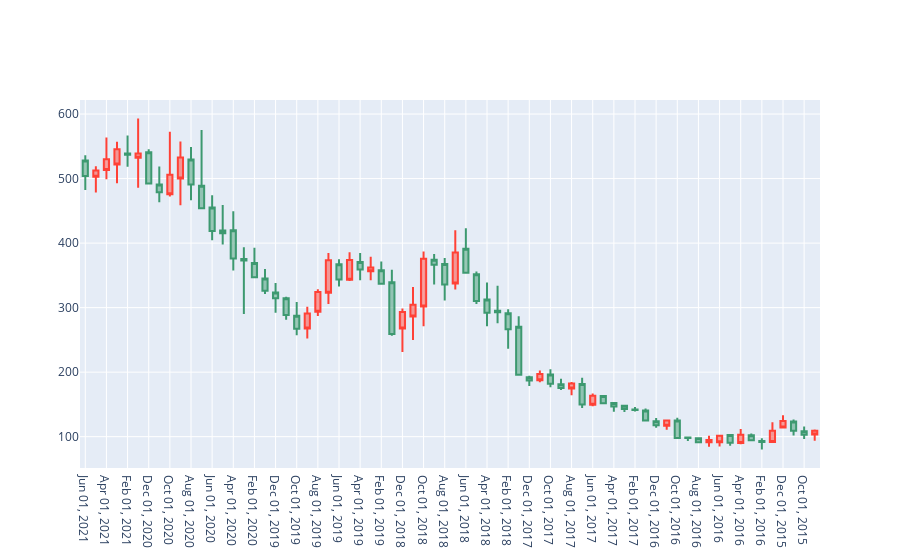

The cell this chart's notebook holds for it:
### Code cell
fig = go.Figure(data=[go.Candlestick(x=netflix_data['Date'],
                open=netflix_data['Open'],
                high=netflix_data['High'],
                low=netflix_data['Low'],
                close=netflix_data['Close'])])
                
fig.update_layout(xaxis_rangeslider_visible=False)
fig.show()
